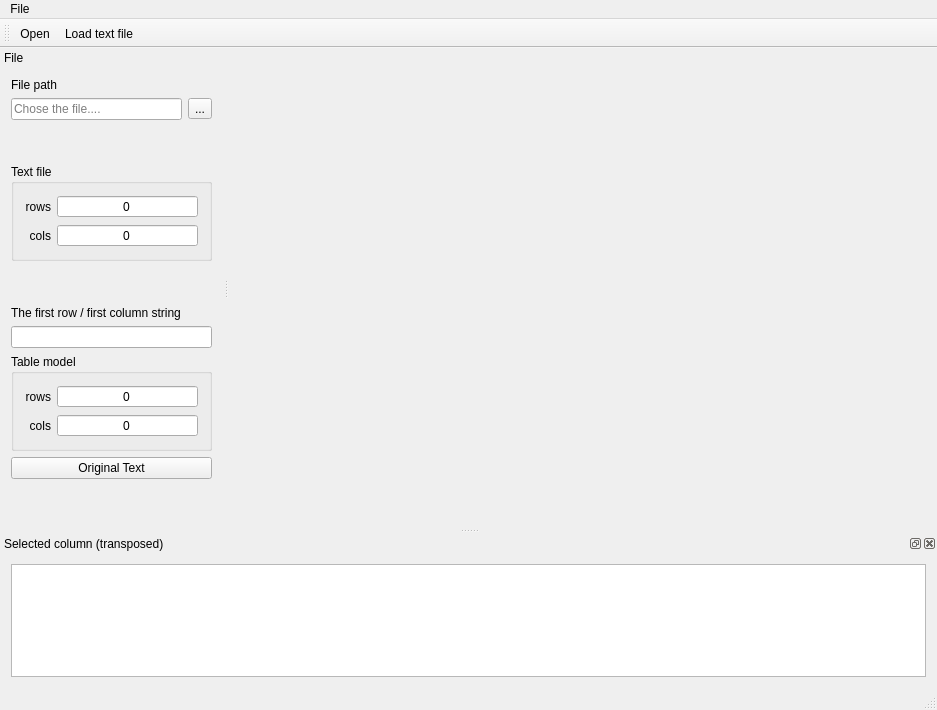
<?xml version="1.0" encoding="UTF-8"?>
<ui version="4.0">
 <class>MainWindow</class>
 <widget class="QMainWindow" name="MainWindow">
  <property name="geometry">
   <rect>
    <x>0</x>
    <y>0</y>
    <width>937</width>
    <height>710</height>
   </rect>
  </property>
  <property name="windowTitle">
   <string>Графики признаков объектов</string>
  </property>
  <property name="windowIcon">
   <iconset>
    <normaloff>:/icons/icons/favicon.png</normaloff>:/icons/icons/favicon.png</iconset>
  </property>
  <property name="unifiedTitleAndToolBarOnMac">
   <bool>true</bool>
  </property>
  <widget class="QWidget" name="centralWidget">
   <layout class="QVBoxLayout" name="verticalLayout_5">
    <item>
     <layout class="QHBoxLayout" name="horizontalLayout">
      <item>
       <widget class="QWidget" name="widget" native="true"/>
      </item>
     </layout>
    </item>
   </layout>
  </widget>
  <widget class="QMenuBar" name="menuBar">
   <property name="geometry">
    <rect>
     <x>0</x>
     <y>0</y>
     <width>937</width>
     <height>22</height>
    </rect>
   </property>
   <widget class="QMenu" name="menu">
    <property name="title">
     <string>File</string>
    </property>
    <addaction name="openFileAction"/>
    <addaction name="originalTextAction"/>
   </widget>
   <addaction name="menu"/>
  </widget>
  <widget class="QStatusBar" name="statusBar"/>
  <widget class="QDockWidget" name="selectionDockWidget">
   <property name="floating">
    <bool>false</bool>
   </property>
   <property name="allowedAreas">
    <set>Qt::BottomDockWidgetArea|Qt::TopDockWidgetArea</set>
   </property>
   <property name="windowTitle">
    <string>Selected column (transposed)</string>
   </property>
   <attribute name="dockWidgetArea">
    <number>8</number>
   </attribute>
   <widget class="QWidget" name="selectionContentWidget">
    <layout class="QVBoxLayout" name="verticalLayout">
     <item>
      <widget class="QTableView" name="selectionTableView">
       <property name="editTriggers">
        <set>QAbstractItemView::NoEditTriggers</set>
       </property>
      </widget>
     </item>
    </layout>
   </widget>
  </widget>
  <widget class="QDockWidget" name="metaDockWidget">
   <property name="minimumSize">
    <size>
     <width>223</width>
     <height>480</height>
    </size>
   </property>
   <property name="features">
    <set>QDockWidget::NoDockWidgetFeatures</set>
   </property>
   <property name="allowedAreas">
    <set>Qt::LeftDockWidgetArea</set>
   </property>
   <property name="windowTitle">
    <string>File</string>
   </property>
   <attribute name="dockWidgetArea">
    <number>1</number>
   </attribute>
   <widget class="QWidget" name="metaContentWidget">
    <layout class="QVBoxLayout" name="verticalLayout_3">
     <item>
      <widget class="QLabel" name="filePathLabel">
       <property name="text">
        <string>File path</string>
       </property>
      </widget>
     </item>
     <item>
      <layout class="QHBoxLayout" name="filePathLayout">
       <item>
        <widget class="QLineEdit" name="pathLineEdit">
         <property name="readOnly">
          <bool>true</bool>
         </property>
         <property name="placeholderText">
          <string>Chose the file....</string>
         </property>
         <property name="clearButtonEnabled">
          <bool>true</bool>
         </property>
        </widget>
       </item>
       <item>
        <widget class="QToolButton" name="openFileButton">
         <property name="text">
          <string>...</string>
         </property>
        </widget>
       </item>
      </layout>
     </item>
     <item>
      <spacer name="pathSpacer">
       <property name="orientation">
        <enum>Qt::Vertical</enum>
       </property>
       <property name="sizeHint" stdset="0">
        <size>
         <width>20</width>
         <height>40</height>
        </size>
       </property>
      </spacer>
     </item>
     <item>
      <widget class="QGroupBox" name="textFIleGroup">
       <property name="title">
        <string>Text file</string>
       </property>
       <layout class="QFormLayout" name="formLayout_2">
        <property name="sizeConstraint">
         <enum>QLayout::SetMinimumSize</enum>
        </property>
        <property name="labelAlignment">
         <set>Qt::AlignRight|Qt::AlignTrailing|Qt::AlignVCenter</set>
        </property>
        <item row="1" column="0">
         <widget class="QLabel" name="fileRowLabel">
          <property name="text">
           <string>rows</string>
          </property>
          <property name="alignment">
           <set>Qt::AlignRight|Qt::AlignTrailing|Qt::AlignVCenter</set>
          </property>
         </widget>
        </item>
        <item row="1" column="1">
         <widget class="QSpinBox" name="fileRowSpin">
          <property name="alignment">
           <set>Qt::AlignCenter</set>
          </property>
          <property name="readOnly">
           <bool>true</bool>
          </property>
          <property name="buttonSymbols">
           <enum>QAbstractSpinBox::NoButtons</enum>
          </property>
          <property name="maximum">
           <number>1000000</number>
          </property>
          <property name="singleStep">
           <number>1</number>
          </property>
         </widget>
        </item>
        <item row="2" column="0">
         <widget class="QLabel" name="fileColLabel">
          <property name="text">
           <string>cols</string>
          </property>
          <property name="alignment">
           <set>Qt::AlignRight|Qt::AlignTrailing|Qt::AlignVCenter</set>
          </property>
         </widget>
        </item>
        <item row="2" column="1">
         <widget class="QSpinBox" name="fileColSpin">
          <property name="alignment">
           <set>Qt::AlignCenter</set>
          </property>
          <property name="readOnly">
           <bool>true</bool>
          </property>
          <property name="buttonSymbols">
           <enum>QAbstractSpinBox::NoButtons</enum>
          </property>
          <property name="maximum">
           <number>1000000</number>
          </property>
         </widget>
        </item>
       </layout>
      </widget>
     </item>
     <item>
      <spacer name="firstROwColSpacer">
       <property name="orientation">
        <enum>Qt::Vertical</enum>
       </property>
       <property name="sizeHint" stdset="0">
        <size>
         <width>20</width>
         <height>40</height>
        </size>
       </property>
      </spacer>
     </item>
     <item>
      <widget class="QLabel" name="firstRowCOlLabel">
       <property name="text">
        <string>The first row / first column string</string>
       </property>
      </widget>
     </item>
     <item>
      <widget class="QLineEdit" name="firstRowCOlLineEdit">
       <property name="alignment">
        <set>Qt::AlignCenter</set>
       </property>
       <property name="readOnly">
        <bool>true</bool>
       </property>
       <property name="placeholderText">
        <string/>
       </property>
       <property name="clearButtonEnabled">
        <bool>true</bool>
       </property>
      </widget>
     </item>
     <item>
      <widget class="QGroupBox" name="modelGroup">
       <property name="title">
        <string>Table model</string>
       </property>
       <layout class="QFormLayout" name="formLayout_3">
        <property name="sizeConstraint">
         <enum>QLayout::SetMinimumSize</enum>
        </property>
        <property name="labelAlignment">
         <set>Qt::AlignRight|Qt::AlignTrailing|Qt::AlignVCenter</set>
        </property>
        <item row="1" column="0">
         <widget class="QLabel" name="modelRowLabel">
          <property name="text">
           <string>rows</string>
          </property>
          <property name="alignment">
           <set>Qt::AlignRight|Qt::AlignTrailing|Qt::AlignVCenter</set>
          </property>
         </widget>
        </item>
        <item row="1" column="1">
         <widget class="QSpinBox" name="modelRowSpin">
          <property name="alignment">
           <set>Qt::AlignCenter</set>
          </property>
          <property name="readOnly">
           <bool>true</bool>
          </property>
          <property name="buttonSymbols">
           <enum>QAbstractSpinBox::NoButtons</enum>
          </property>
          <property name="maximum">
           <number>1000000</number>
          </property>
          <property name="singleStep">
           <number>1</number>
          </property>
         </widget>
        </item>
        <item row="2" column="0">
         <widget class="QLabel" name="modelColLabel">
          <property name="text">
           <string>cols</string>
          </property>
          <property name="alignment">
           <set>Qt::AlignRight|Qt::AlignTrailing|Qt::AlignVCenter</set>
          </property>
         </widget>
        </item>
        <item row="2" column="1">
         <widget class="QSpinBox" name="modelColSpin">
          <property name="alignment">
           <set>Qt::AlignCenter</set>
          </property>
          <property name="readOnly">
           <bool>true</bool>
          </property>
          <property name="buttonSymbols">
           <enum>QAbstractSpinBox::NoButtons</enum>
          </property>
          <property name="maximum">
           <number>1000000</number>
          </property>
         </widget>
        </item>
       </layout>
      </widget>
     </item>
     <item>
      <widget class="QPushButton" name="originalTextButton">
       <property name="text">
        <string>Original Text</string>
       </property>
      </widget>
     </item>
     <item>
      <spacer name="tableModelSpacer">
       <property name="orientation">
        <enum>Qt::Vertical</enum>
       </property>
       <property name="sizeHint" stdset="0">
        <size>
         <width>20</width>
         <height>40</height>
        </size>
       </property>
      </spacer>
     </item>
    </layout>
   </widget>
  </widget>
  <widget class="QToolBar" name="toolBar">
   <property name="windowTitle">
    <string>toolBar</string>
   </property>
   <property name="toolButtonStyle">
    <enum>Qt::ToolButtonTextUnderIcon</enum>
   </property>
   <attribute name="toolBarArea">
    <enum>TopToolBarArea</enum>
   </attribute>
   <attribute name="toolBarBreak">
    <bool>false</bool>
   </attribute>
   <addaction name="openFileAction"/>
   <addaction name="originalTextAction"/>
  </widget>
  <action name="openFileAction">
   <property name="icon">
    <iconset>
     <normaloff>:/icons/icons/tableA.png</normaloff>:/icons/icons/tableA.png</iconset>
   </property>
   <property name="text">
    <string>Open</string>
   </property>
   <property name="toolTip">
    <string>Open comma separated file</string>
   </property>
   <property name="shortcut">
    <string>Ctrl+O</string>
   </property>
  </action>
  <action name="originalTextAction">
   <property name="icon">
    <iconset>
     <normaloff>:/icons/icons/fileB.png</normaloff>:/icons/icons/fileB.png</iconset>
   </property>
   <property name="text">
    <string>Load text file</string>
   </property>
   <property name="toolTip">
    <string>Vierw CSV file is plain text</string>
   </property>
   <property name="shortcut">
    <string>Ctrl+Shift+O</string>
   </property>
  </action>
 </widget>
 <layoutdefault spacing="6" margin="11"/>
 <resources>
  <include location="sources.qrc"/>
 </resources>
 <connections/>
</ui>
